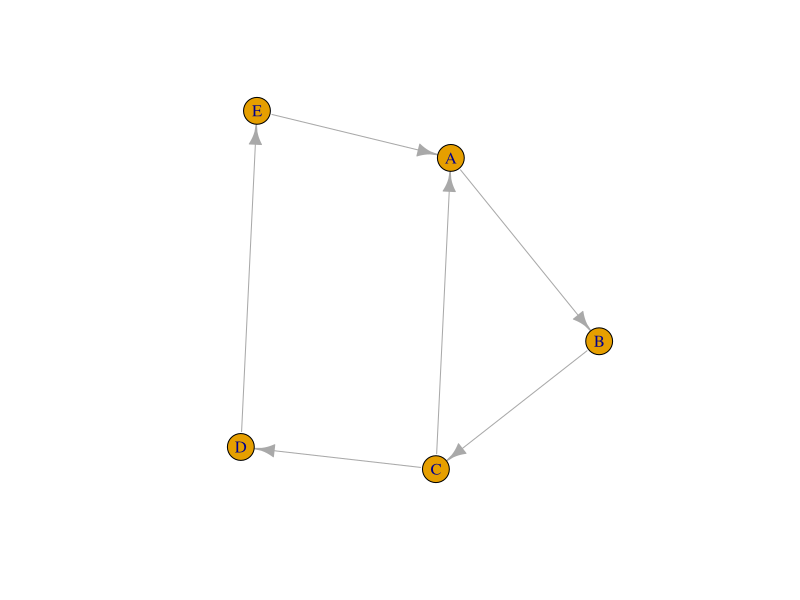
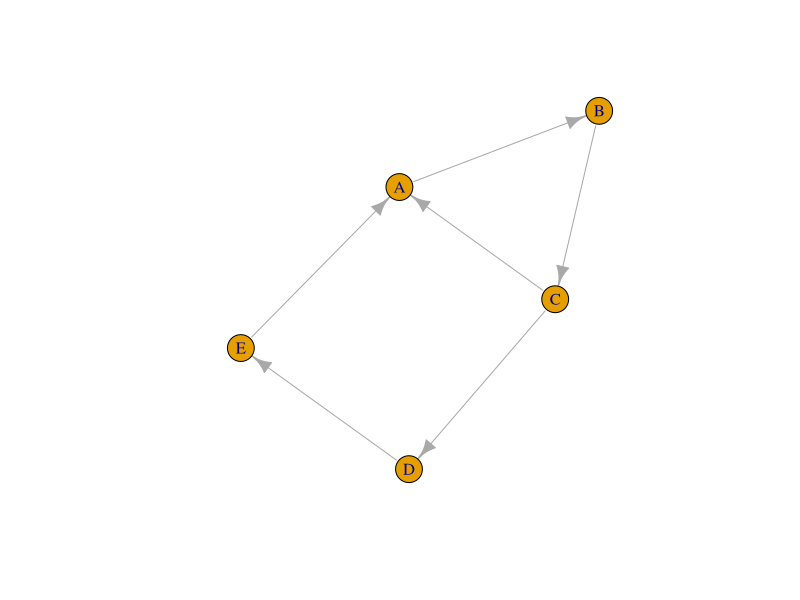
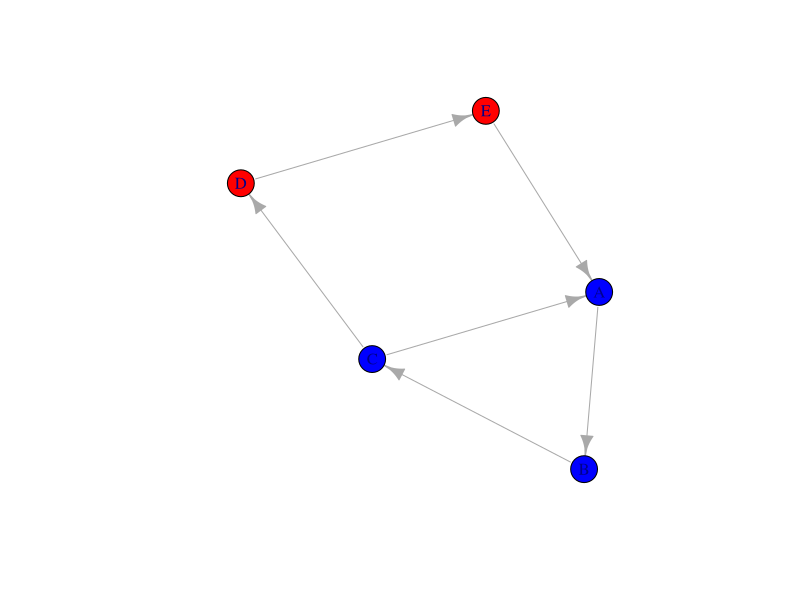

The R script that drew these images, in order:
## ---- chunk 1
knitr::opts_chunk$set(echo = TRUE)
## ---- chunk 2
name <- c("Bob","Alice","Jack")
name
class(name)
## ---- chunk 3
name <- c("Bob","Alice","Jack")
score <- c(80,90,70)
class <- c (1,2,1)
students_scores <- data.frame(names = name,scores = score, classes = class)

class(students_scores)
## ---- chunk 4
students_scores
## ---- chunk 5
# find current path
getwd()


## ---- chunk 6
library(igraph)
## ---- chunk 7
g <- graph(c("A","B","B","C","C","D","D","E","E","A","C"),directed = TRUE)
plot(g)
## ---- chunk 8
## calculate all vertices
degree_centrality <- degree(g)
degree_centrality

degree_centrality_2 <- degree(g,v = c("A","B"))
degree_centrality_2
## ---- chunk 9
## calculate all vertices
betweenness_centrality <- betweenness(g)
betweenness_centrality
## ---- chunk 10
## calculate all vertices
closeness_centrality <- closeness(g)
closeness_centrality
## ---- chunk 11
library(igraph)
g <- graph(c("A", "B", "B", "C", "C", "D", "D", "E", "E", "A", "C"), directed = TRUE)
plot(g)
## ---- chunk 12
## Define the gender
### create a gender vector
genders <- c("A" = "male", "B" = "male", "C" = "male", "D" = "female", "E" = "female")
genders




### get the "person" who is male, use names() function apply to all vectors
#genders[genders == "male"]

selected_person_male <- names(genders[genders == "male"])
selected_person_male
## ---- chunk 13
# Assign colors based on gender
vertex_colors <- ifelse(V(g)$name %in% selected_person_male, "blue", "red")
vertex_colors
# Plot the graph
plot(g, vertex.color = vertex_colors)
